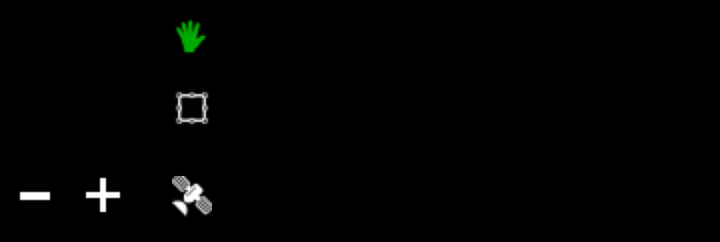
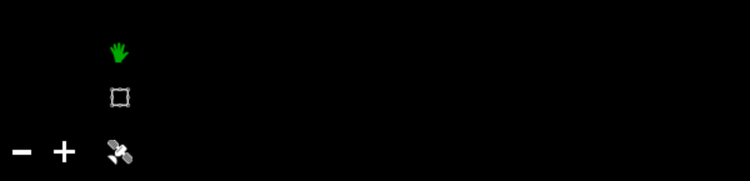

An Android layout and its configuration variant, each rendered on a device that would load it. The default file and the variant file are quoted in full after the pictures.
<!-- AndroidManifest.xml: application theme android:Theme.NoTitleBar -->
<!-- res/layout/map_controls.xml -->
<?xml version="1.0" encoding="utf-8"?>
<LinearLayout xmlns:android="http://schemas.android.com/apk/res/android"
    android:layout_width="wrap_content"
    android:layout_height="wrap_content"
    android:layout_alignParentBottom="true"
    android:layout_alignParentRight="true"
    android:layout_marginBottom="4dp"
    android:layout_marginRight="4dp"
    android:orientation="vertical" >

    <LinearLayout
        android:id="@+id/selectToggleButton"
        android:layout_width="wrap_content"
        android:layout_height="wrap_content"
        android:layout_gravity="right"
        android:layout_marginBottom="8dp"
        android:background="#AA000000"
        android:orientation="vertical" >

        <ImageView
            android:id="@+id/selectHand"
            android:layout_width="wrap_content"
            android:layout_height="wrap_content"
            android:background="#000000"
            android:padding="8dp"
            android:src="@drawable/hand_green" />

        <ImageView
            android:id="@+id/selectBox"
            android:layout_width="wrap_content"
            android:layout_height="wrap_content"
            android:padding="8dp"
            android:src="@drawable/box_white" />
    </LinearLayout>

    <LinearLayout
        android:layout_width="wrap_content"
        android:layout_height="wrap_content"
        android:orientation="horizontal" >

        <LinearLayout
            android:id="@+id/zoomControls"
            android:layout_width="wrap_content"
            android:layout_height="wrap_content"
            android:layout_marginRight="8dp"
            android:background="#AA000000"
            android:padding="2dp" >

            <ImageView
                android:id="@+id/zoomOutButton"
                android:layout_width="wrap_content"
                android:layout_height="wrap_content"
                android:layout_marginRight="2dp"
                android:padding="6dp"
                android:src="@drawable/minus_white" />

            <ImageView
                android:id="@+id/zoomInButton"
                android:layout_width="wrap_content"
                android:layout_height="wrap_content"
                android:padding="6dp"
                android:src="@drawable/plus_white" />
        </LinearLayout>

        <LinearLayout
            android:id="@+id/locationControls"
            android:layout_width="wrap_content"
            android:layout_height="wrap_content"
            android:background="#AA000000"
            android:orientation="vertical" >

            <ImageView
                android:id="@+id/trackLocationButton"
                android:layout_width="wrap_content"
                android:layout_height="wrap_content"
                android:padding="8dp"
                android:src="@drawable/gps_white" />
        </LinearLayout>
    </LinearLayout>

</LinearLayout>
<!-- resources referenced by this layout -->
<resources>
  <!-- drawable box_white: png bitmap (drawable, 235 bytes) -->
  <!-- drawable gps_white: png bitmap (drawable, 430 bytes) -->
  <!-- drawable hand_green: png bitmap (drawable, 372 bytes) -->
  <!-- drawable minus_white: png bitmap (drawable, 2807 bytes) -->
  <!-- drawable plus_white: png bitmap (drawable, 2819 bytes) -->
</resources>
<!-- res/layout-sw600dp/map_controls.xml (the repository's variant of the layout above) -->
<!-- drawn on a 7-inch tablet held upright -->
<?xml version="1.0" encoding="utf-8"?>
<LinearLayout xmlns:android="http://schemas.android.com/apk/res/android"
    android:layout_width="wrap_content"
    android:layout_height="wrap_content"
    android:layout_alignParentBottom="true"
    android:layout_alignParentRight="true"
    android:layout_marginBottom="4dp"
    android:layout_marginRight="4dp"
    android:orientation="vertical" >

      <LinearLayout
        android:layout_width="wrap_content"
        android:layout_height="wrap_content"
         android:layout_gravity="right"
        android:orientation="vertical" >
    <LinearLayout
        android:id="@+id/selectToggleButton"
        android:layout_width="wrap_content"
        android:layout_height="wrap_content"
        android:layout_marginBottom="8dp"
        android:background="#AA000000"
        android:orientation="vertical" >
        
        <ImageView
            android:id="@+id/mapToggleButton"
            android:layout_width="wrap_content"
            android:layout_height="wrap_content"
            android:padding="8dp"
            android:src="@drawable/map" />
       
        </LinearLayout>
     <LinearLayout
        android:id="@+id/selectToggleButton"
        android:layout_width="wrap_content"
        android:layout_height="wrap_content"
        android:layout_marginBottom="8dp"
        android:background="#AA000000"
        android:orientation="vertical" >
     
        <ImageView
            android:id="@+id/selectHand"
            android:layout_width="wrap_content"
            android:layout_height="wrap_content"
            android:background="#000000"
            android:padding="8dp"
            android:src="@drawable/hand_green" />

        <ImageView
            android:id="@+id/selectBox"
            android:layout_width="wrap_content"
            android:layout_height="wrap_content"
            android:padding="8dp"
            android:src="@drawable/box_white" />
    </LinearLayout>
	</LinearLayout>
    <LinearLayout
        android:layout_width="wrap_content"
        android:layout_height="wrap_content"
        android:orientation="horizontal" >

        <LinearLayout
            android:id="@+id/zoomControls"
            android:layout_width="wrap_content"
            android:layout_height="wrap_content"
            android:layout_marginRight="8dp"
            android:background="#AA000000"
            android:padding="2dp" >

            <ImageView
                android:id="@+id/zoomOutButton"
                android:layout_width="wrap_content"
                android:layout_height="wrap_content"
                android:layout_marginRight="2dp"
                android:padding="6dp"
                android:src="@drawable/minus_white" />

            <ImageView
                android:id="@+id/zoomInButton"
                android:layout_width="wrap_content"
                android:layout_height="wrap_content"
                android:padding="6dp"
                android:src="@drawable/plus_white" />
        </LinearLayout>

        <LinearLayout
            android:id="@+id/locationControls"
            android:layout_width="wrap_content"
            android:layout_height="wrap_content"
            android:background="#AA000000"
            android:orientation="vertical" >

            <ImageView
                android:id="@+id/trackLocationButton"
                android:layout_width="wrap_content"
                android:layout_height="wrap_content"
                android:padding="8dp"
                android:src="@drawable/gps_white" />
        </LinearLayout>
    </LinearLayout>

</LinearLayout>
